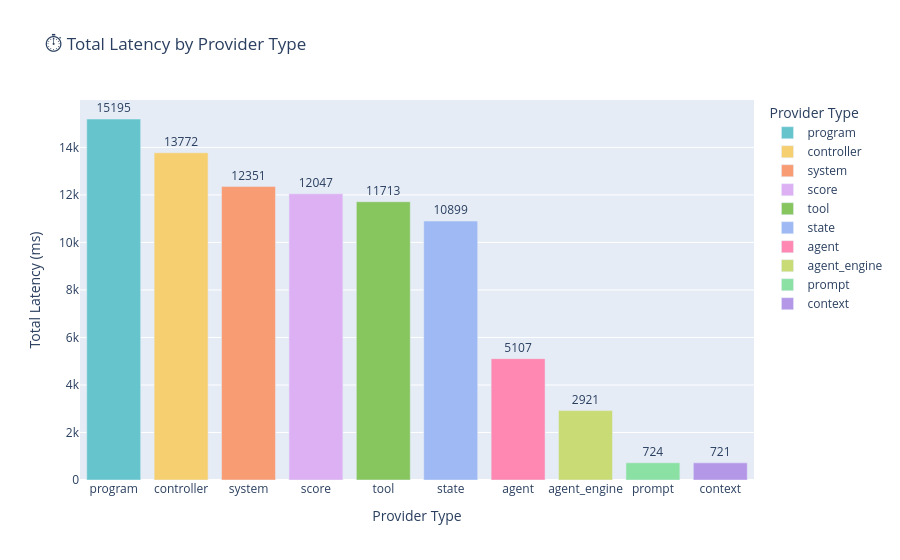

The code cell stored with this chart in its notebook:
### Markdown cell above
### ⏱️ Total Latency by Provider Type

This bar chart summarizes the **cumulative execution time** consumed by each `provider_type` across the entire session.

#### 🧠 What this code does:
- Aggregates the `latency_ms` field for each `provider_type` using `.groupby()` and `.sum()`.
- Sorts the result so the most time-consuming providers appear first.
- Uses Plotly Express to render a labeled **bar chart** with:
  - Provider types on the x-axis
  - Total latency (in milliseconds) on the y-axis
- Applies a pastel color palette for clarity and visual grouping.

#### 🔍 What you're observing:
- This reveals which components are the **most performance-intensive** — e.g., `agent_engine`, `tool`, or `system`.
- It complements frequency charts by showing not just how often a provider is used, but how **expensive** it is.
- Useful for identifying where to focus **optimization**, **caching**, or **parallelization** efforts.

This chart is essential for profiling execution cost at a subsystem level and for balancing responsiveness across an FSM-managed system.

### Code cell
import plotly.express as px

# Sum latency by provider type
latency_by_type = (
    df.groupby("provider_type")["latency_ms"]
    .sum()
    .reset_index()
    .sort_values("latency_ms", ascending=False)
)

# Plot as bar chart
fig = px.bar(
    latency_by_type,
    x="provider_type",
    y="latency_ms",
    text="latency_ms",
    title="⏱️ Total Latency by Provider Type",
    labels={"provider_type": "Provider Type", "latency_ms": "Total Latency (ms)"},
    color="provider_type",
    color_discrete_sequence=px.colors.qualitative.Pastel
)
fig.update_traces(textposition="outside")
fig.update_layout(xaxis_title="Provider Type", yaxis_title="Total Latency (ms)")
fig.show()

### Figure 1 — Plotly figure (JSON) as saved in the notebook; plotly's stock layout.template omitted (floating-point values rounded to 4 significant figures)
{"data": [{"hovertemplate": "Provider Type=%{x}<br>Total Latency (ms)=%{text}<extra></extra>", "legendgroup": "program", "marker": {"color": "rgb(102, 197, 204)", "pattern": {"shape": ""}}, "name": "program", "orientation": "v", "showlegend": true, "text": [15200.0], "textposition": "outside", "type": "bar", "x": ["program"], "xaxis": "x", "y": [15195], "yaxis": "y"}, {"hovertemplate": "Provider Type=%{x}<br>Total Latency (ms)=%{text}<extra></extra>", "legendgroup": "controller", "marker": {"color": "rgb(246, 207, 113)", "pattern": {"shape": ""}}, "name": "controller", "orientation": "v", "showlegend": true, "text": [13770.0], "textposition": "outside", "type": "bar", "x": ["controller"], "xaxis": "x", "y": [13772], "yaxis": "y"}, {"hovertemplate": "Provider Type=%{x}<br>Total Latency (ms)=%{text}<extra></extra>", "legendgroup": "system", "marker": {"color": "rgb(248, 156, 116)", "pattern": {"shape": ""}}, "name": "system", "orientation": "v", "showlegend": true, "text": [12350.0], "textposition": "outside", "type": "bar", "x": ["system"], "xaxis": "x", "y": [12351], "yaxis": "y"}, {"hovertemplate": "Provider Type=%{x}<br>Total Latency (ms)=%{text}<extra></extra>", "legendgroup": "score", "marker": {"color": "rgb(220, 176, 242)", "pattern": {"shape": ""}}, "name": "score", "orientation": "v", "showlegend": true, "text": [12050.0], "textposition": "outside", "type": "bar", "x": ["score"], "xaxis": "x", "y": [12047], "yaxis": "y"}, {"hovertemplate": "Provider Type=%{x}<br>Total Latency (ms)=%{text}<extra></extra>", "legendgroup": "tool", "marker": {"color": "rgb(135, 197, 95)", "pattern": {"shape": ""}}, "name": "tool", "orientation": "v", "showlegend": true, "text": [11710.0], "textposition": "outside", "type": "bar", "x": ["tool"], "xaxis": "x", "y": [11713], "yaxis": "y"}, {"hovertemplate": "Provider Type=%{x}<br>Total Latency (ms)=%{text}<extra></extra>", "legendgroup": "state", "marker": {"color": "rgb(158, 185, 243)", "pattern": {"shape": ""}}, "name": "state", "orientation": "v", "showlegend": true, "text": [10900.0], "textposition": "outside", "type": "bar", "x": ["state"], "xaxis": "x", "y": [10899], "yaxis": "y"}, {"hovertemplate": "Provider Type=%{x}<br>Total Latency (ms)=%{text}<extra></extra>", "legendgroup": "agent", "marker": {"color": "rgb(254, 136, 177)", "pattern": {"shape": ""}}, "name": "agent", "orientation": "v", "showlegend": true, "text": [5107.0], "textposition": "outside", "type": "bar", "x": ["agent"], "xaxis": "x", "y": [5107], "yaxis": "y"}, {"hovertemplate": "Provider Type=%{x}<br>Total Latency (ms)=%{text}<extra></extra>", "legendgroup": "agent_engine", "marker": {"color": "rgb(201, 219, 116)", "pattern": {"shape": ""}}, "name": "agent_engine", "orientation": "v", "showlegend": true, "text": [2921.0], "textposition": "outside", "type": "bar", "x": ["agent_engine"], "xaxis": "x", "y": [2921], "yaxis": "y"}, {"hovertemplate": "Provider Type=%{x}<br>Total Latency (ms)=%{text}<extra></extra>", "legendgroup": "prompt", "marker": {"color": "rgb(139, 224, 164)", "pattern": {"shape": ""}}, "name": "prompt", "orientation": "v", "showlegend": true, "text": [724.0], "textposition": "outside", "type": "bar", "x": ["prompt"], "xaxis": "x", "y": [724], "yaxis": "y"}, {"hovertemplate": "Provider Type=%{x}<br>Total Latency (ms)=%{text}<extra></extra>", "legendgroup": "context", "marker": {"color": "rgb(180, 151, 231)", "pattern": {"shape": ""}}, "name": "context", "orientation": "v", "showlegend": true, "text": [721.0], "textposition": "outside", "type": "bar", "x": ["context"], "xaxis": "x", "y": [721], "yaxis": "y"}], "layout": {"barmode": "relative", "legend": {"title": {"text": "Provider Type"}, "tracegroupgap": 0}, "title": {"text": "⏱️ Total Latency by Provider Type"}, "xaxis": {"anchor": "y", "categoryarray": ["program", "controller", "system", "score", "tool", "state", "agent", "agent_engine", "prompt", "context"], "categoryorder": "array", "domain": [0, 1], "title": {"text": "Provider Type"}}, "yaxis": {"anchor": "x", "domain": [0, 1], "title": {"text": "Total Latency (ms)"}}}}
